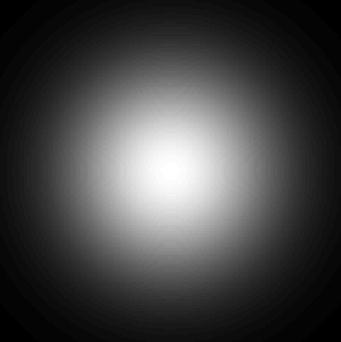
#> input picture Group_Studies/gaus2d.jpg, 341 x 342 px
$ jupyter execute --allow-errors 'Final Image Analysis Program.ipynb'
#> lines starting #> are read from the running program, lines starting #| are printed output that depends on the picture; long printed decimals are rounded
# Image Analysis for 2D Gaussian
### - Güner Aygin

This code takes a raw image of what is expected to be a Gaussian distribution, and using an optimisation function returns the optimal parameters which describe the image.

[cell 1]
import numpy as np
import matplotlib.pyplot as plt
import scipy.optimize as opt
import cv2 # required to read image

### Two-dimensional Gaussian Function

#### Circular Gaussian Function

The equation for a two-dimensional Gaussian function is given by

$$ f(x,y) = A \exp \left(- \left(\frac{(x-x_0)^2}{2 \sigma_x^2} + \frac{(y-y_0)^2}{2 \sigma_y^2} \right) \right), $$

where $A$ is the amplitude, $x_0$, $y_0$ is the centre, $\sigma_x$, $\sigma_y$ are the $x$ and $y$ spreads of the 'spot'.

The code used for the Circular Gaussian function (which we won't be using as it's not general enough) is shown below, with an example.

[cell 2]
def gaussian(height, x0, y0, sigma_x, sigma_y):
    """Returns a gaussian function with the given parameters"""
#> further down, img is the input picture: shape (342, 341); min 0, max 255, mean 68.1
    sigma_x = float(sigma_x)
    sigma_y = float(sigma_y)
    return lambda x,y: height*np.exp(
                -(((x-x0)/(1*sigma_x))**2+((y-y0)/(1*sigma_y))**2)/2) # idk if it should be 2*sigma

def twoD_Gaussian(height, amplitude, xo, yo, sigma_x, sigma_y, theta, offset):
    xo = float(xo)
    yo = float(yo)
    a = (np.cos(theta)**2)/(2*sigma_x**2) + (np.sin(theta)**2)/(2*sigma_y**2)
    b = -(np.sin(2*theta))/(4*sigma_x**2) + (np.sin(2*theta))/(4*sigma_y**2)
    c = (np.sin(theta)**2)/(2*sigma_x**2) + (np.cos(theta)**2)/(2*sigma_y**2)
    return offset + amplitude*np.exp( - (a*((x-xo)**2) + 2*b*(x-xo)*(y-yo) + c*((y-yo)**2)))

def moments(data):
    """Returns (height, x, y, width_x, width_y)
    the gaussian parameters of a 2D distribution by calculating its
    moments """
    total = data.sum()
#> total = 7942775
    X, Y = np.indices(data.shape)
    x = (X*data).sum()/total
#> x = 170.5
    y = (Y*data).sum()/total
#> y = 170
    col = data[:, int(y)]
#> col = 342 values, max 255 at index 163, min 14 at index 4, mean 132.1
    sigma_x = np.sqrt(np.abs((np.arange(col.size)-x)**2*col).sum()/col.sum())
#> sigma_x = 67.4
    row = data[int(x), :]
#> row = 341 values, max 255 at index 162, min 14 at index 335, mean 132.1
    sigma_y = np.sqrt(np.abs((np.arange(row.size)-y)**2*row).sum()/row.sum())
#> sigma_y = 67.19
    height = data.max()
#> height = 255
    return height, x, y, sigma_x, sigma_y

def fitgaussian(data):
    """Returns (height, x, y, width_x, width_y)
    the gaussian parameters of a 2D distribution found by a fit"""
    params = moments(data)
#> params = (255, 170.5, 170, 67.4, 67.19)
    errorfunction = lambda p: np.ravel(gaussian(*p)(*np.indices(data.shape)) -
                                 data)
    p, success = optimize.leastsq(errorfunction, params)
#> p = [256.5, 170.5, 170, 71.61, 71.39]; success = 1
    return p

[cell 3]
import scipy.optimize as optimize

''' Use this to create your own Gaussian Data '''
# Create the gaussian data
Xin, Yin = np.mgrid[0:201, 0:201]
data = gaussian(3, 100, 100, 20, 40)(Xin, Yin) + np.random.random(Xin.shape)

''' Actual Data from test image '''
img = cv2.imread('gaus2d.jpg',0)
fig = plt.figure(figsize=(8,8))
plt.imshow(img)

params = fitgaussian(img)
#> params = [256.5, 170.5, 170, 71.61, 71.39]
fit = gaussian(*params)

#plt.contour(fit(*np.indices(img.shape)))
ax = plt.gca()
(height, x0, y0, sigma_x, sigma_y) = params
#> height = 256.5; x0 = 170.5; y0 = 170; sigma_x = 71.61; sigma_y = 71.39
#plt.savefig('circular_gauss.jpg')
plt.show()

print(params)
#| [256.485 170.507 170.001  71.609  71.393]

#### Elliptical Gaussian Function

In general, a two-dimensional elliptical Gaussian function is expressed as

$$ f(x,y) = A \exp \left(- \left(a(x-x_0)^2 + 2b(x-x_0)(y-y_0) + c(y-y_0)^2 \right) \right),$$

where $$a = \frac{\cos^2 \theta}{2 \sigma_x^2} + \frac{\sin^2 \theta}{2 \sigma_y^2} $$

$$b = \frac{\sin 2\theta}{4 \sigma_x^2} + \frac{\sin 2\theta}{4 \sigma_y^2} $$

$$c = \frac{\sin^2 \theta}{2 \sigma_x^2} + \frac{\cos^2 \theta}{2 \sigma_y^2} $$

The code used to optimize the elliptical Gaussian function can still be used for circular functions, and so it should be the one used for the final image analysis.

[cell 4]
'''
    This is an example using a madeup elliptical Gaussian function to show
    how accurately it can optimise it
'''

def twoD_Gaussian(xdata_tuple, amplitude, xo, yo, sigma_x, sigma_y, theta, offset):
    (x,y) = xdata_tuple
    xo = float(xo)
    yo = float(yo)
    sigma_x = float(sigma_x)
    sigma_y = float(sigma_y)
    theta = float(theta)
    a = (np.cos(theta)**2)/(2*sigma_x**2) + (np.sin(theta)**2)/(2*sigma_y**2)
    b = -(np.sin(2*theta))/(4*sigma_x**2) + (np.sin(2*theta))/(4*sigma_y**2)
    c = (np.sin(theta)**2)/(2*sigma_x**2) + (np.cos(theta)**2)/(2*sigma_y**2)
    return (offset + amplitude*np.exp( - (a*((x-xo)**2) + 2*b*(x-xo)*(y-yo)
                            + c*((y-yo)**2)))).flatten()

# Create x and y indices
x = np.linspace(0, 200, 201)
y = np.linspace(0, 200, 201)
x, y = np.meshgrid(x, y)

#create data
data = twoD_Gaussian((x, y), 3, 100, 100, 20, 40, 40, 10)

initial_guess = (10,100,100,20,40,40,10)

data_noisy = data + 0.2*np.random.normal(size=data.shape)

# Fitting the data
popt, pcov = opt.curve_fit(twoD_Gaussian, (x, y), data_noisy, p0=initial_guess)

data_fitted = twoD_Gaussian((x, y), *popt)

(amplitude, x0, y0, sigma_x, sigma_y, theta, offset) = popt

# plot twoD_Gaussian data generated above and the contour fit
fig = plt.figure(figsize=(10,10))
plt.imshow(data.reshape(201, 201))
plt.colorbar(shrink=0.8)
plt.contour(data_fitted.reshape(201,201))

plt.savefig('ellip_gauss.jpg')
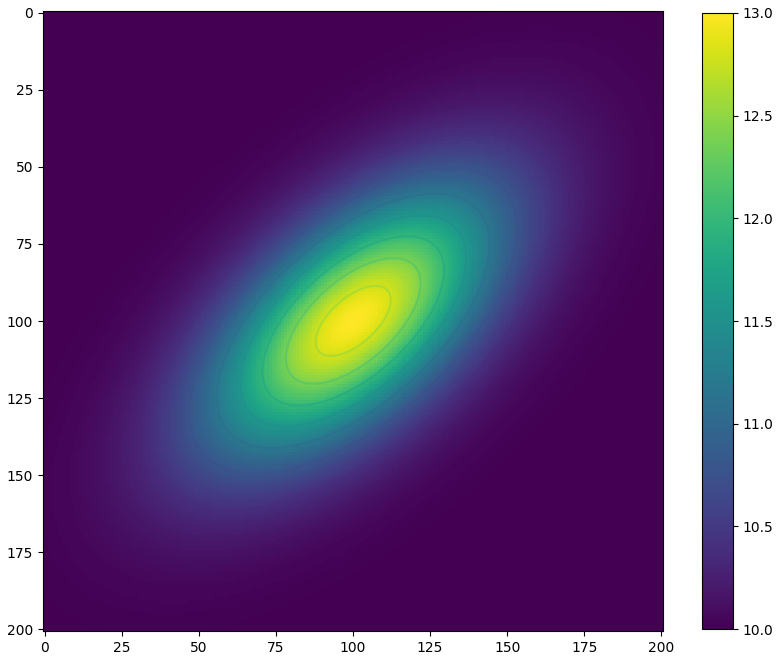
#> figure drawn by matplotlib, 2 panels
plt.show()

print(popt)

[cell 5]
''' This uses the same image as was used in the circular Gaussian code '''

# Create x and y indices
x = np.linspace(0, 339, 341)
y = np.linspace(0, 340, 342)
x, y = np.meshgrid(x, y)

initial_guess = (250,170,170,72,72,3,1)
# Amplitude, x0, y0, sigma_x, sigma_y, theta, offset

# Fitting the data
popt, pcov = opt.curve_fit(twoD_Gaussian, (x,y), img.flatten(), p0=initial_guess)
#> popt = [256.9, 169.5, 170, 71.9, 71.68, 31483.5, -1.13]
# image data needs to be flattened for code to work

data_fitted = twoD_Gaussian((x, y), *popt)

(amplitude, x0, y0, sigma_x, sigma_y, theta, offset) = popt
#> amplitude = 256.9; x0 = 169.5; sigma_x = 71.9; sigma_y = 71.68; theta = 31483.5; offset = -1.13

# plot twoD_Gaussian data generated above and the contour fit
fig = plt.figure(figsize=(10,10))
plt.imshow(img.reshape(342, 341))
plt.colorbar(shrink=0.8)
plt.contour(data_fitted.reshape(342,341))

plt.savefig('circular gauss 2.jpg')
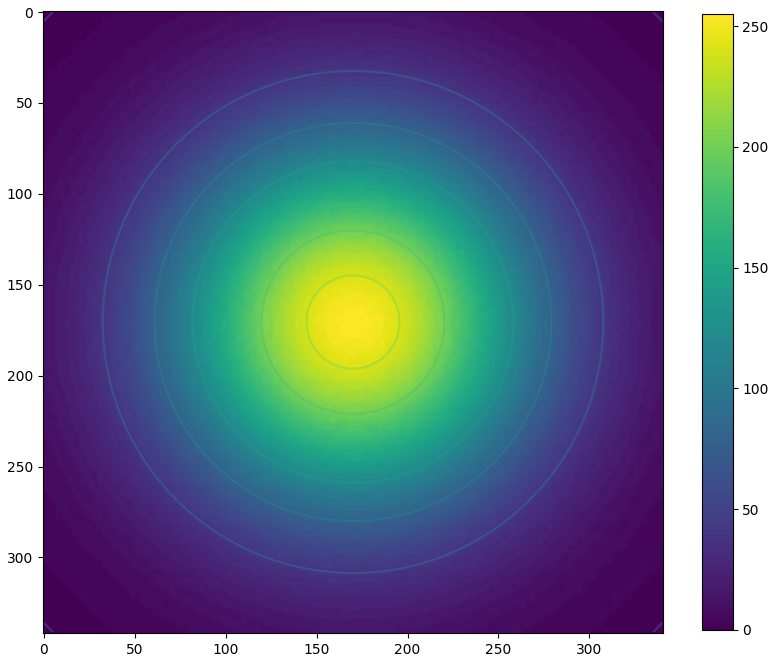
#> figure drawn by matplotlib, 2 panels
plt.show()

print(popt)
#| [ 2.56880520e+02  1.69501221e+02  1.70006826e+02  7.19014584e+01
#|   7.16830489e+01  3.14835061e+04 -1.12554225e+00]

[cell 6]
# Residuals for 2D Gaussian in just 1d.

best_fit = twoD_Gaussian((x, y), popt[0], popt[1], popt[2], popt[3], popt[4], popt[5], popt[6])
residuals = img.flatten() - best_fit
fig = plt.figure(figsize=(8,4.5))
plt.scatter(np.linspace(0,116622,116622),residuals, color='red',marker='.')
plt.plot(np.linspace(0,200,200), np.zeros(200), 'k--')
plt.ylabel('$O_i - C_i$', size=10)
plt.xticks(size=10)
plt.yticks(size=10)
plt.show()
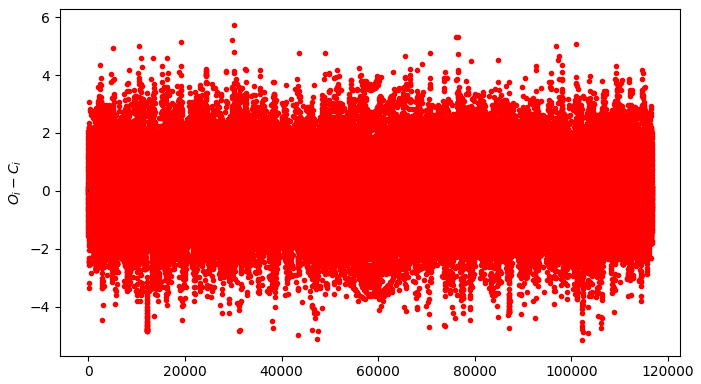
#> figure drawn by matplotlib, 1 panel

[cell 7]
(1 - params[0]/popt[0])*100
(1 - params[4]/popt[4])*100
#> Out = 0.405

## 3D Plotting of Fitted Gaussian

https://likegeeks.com/3d-plotting-in-python/

#> (a cell that did not finish here is left out)

# Image Analysis for 1D Gaussian

The 2D Gaussian optimization should be a lot more difficult than a 1D Gaussian optimizer. For completeness I will create a fitting plot for 1D.

### Plotting 1D Gaussian

[cell 9]
#### Plotting for an image ####
column_average = np.array([np.sum(img[:,n])/len(img[:,n]) for n in range(341)])
#> column_average = 341 values, max 132.2 at index 168, min 7.16 at index 0, mean 68.11
row_average = np.array([np.sum(img[n,:])/len(img[n,:]) for n in range(341)])
#> row_average = 341 values, max 132.2 at index 168, min 7.14 at index 0, mean 68.29
data_average1 = column_average + row_average # value of this does not affect sigma
#> data_average1 = 341 values, max 264.4 at index 168, min 14.3 at index 0, mean 136.4

x_values1 = np.arange(1,342)

plt.plot(x_values1, data_average1)
plt.show()
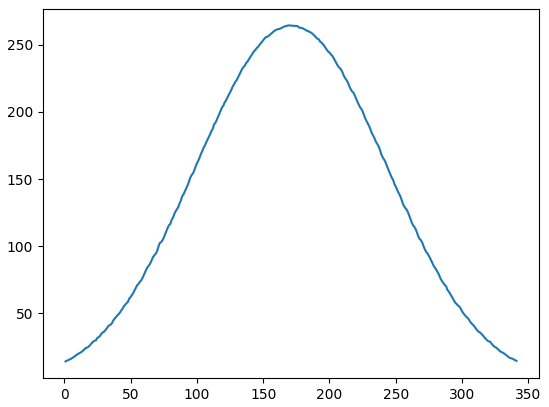
#> figure drawn by matplotlib, 1 panel; curve peaks at x = 169, y = 264.4

#### Plotting for the created data ####
data = data.reshape(201,201)
column_average = np.array([np.sum(data[:,n])/len(data[:,n]) for n in range(201)])
row_average = np.array([np.sum(data[n,:])/len(data[n,:]) for n in range(201)])
data_average2 = column_average + row_average

x_values2 = np.arange(201)

plt.plot(x_values2, data_average2)
plt.show()
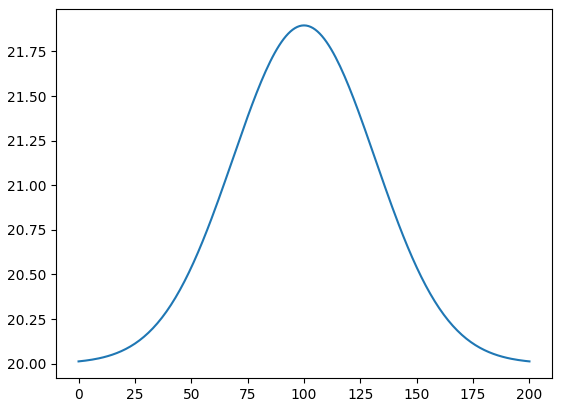
#> figure drawn by matplotlib, 1 panel; curve peaks at x = 100, y = 21.9

### 1D Gaussian Function

In 1D the Gaussian function has the form:

$$ g(x) = \frac{A}{\sigma \sqrt{2 \pi}} e^{-\left(\frac{(x-\mu)^2}{2 \sigma^2}\right)}, $$

where A is the amplitude, $\mu$ is the mean, and $\sigma$ is the standard deviation in $x$.

[cell 10]
def oneD_gauss(x, mu, sigma, A, c):
    return  c + A*np.exp(-((x-mu)**2)/(2*sigma**2)) * 1/(sigma * np.sqrt(2*np.pi))

initial_guess = (170, 70, 250, 0)
popt, pcov = opt.curve_fit(oneD_gauss, x_values1, data_average1, p0=initial_guess)
#> popt = [171.3, 72.11, 48231.4, -2.49]; pcov = [[0.000175, -4.77e-07, -0.000599, 1.76e-06], [-4.77e-07, 0.00113, 1.15, -0.00306], [-0.000599, 1.15, 1308.4, -3.51], [1.76e-06, -0.00306, -3.51, 0.00986]]

fig = plt.figure(figsize=(8,8))

print(popt[1])
#| 72.111
plt.plot(x_values1, data_average1)
plt.plot(x_values1, oneD_gauss(x_values1, popt[0], popt[1], popt[2], popt[3]))
plt.show()
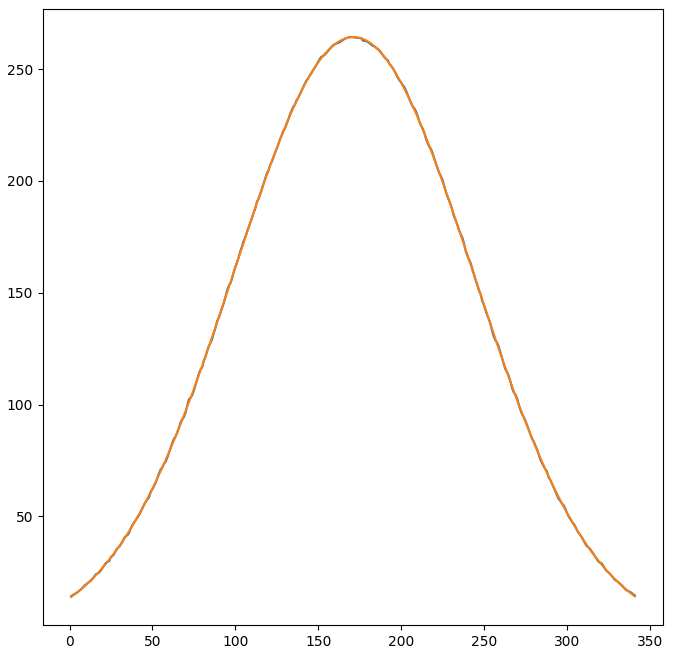
#> figure drawn by matplotlib, 1 panel; curve peaks at x = 169, y = 264.4; curve peaks at x = 171, y = 264.3

best_fit = oneD_gauss(x_values1, popt[0], popt[1], popt[2], popt[3])
#> best_fit = 341 values, max 264.3 at index 170, min 13.94 at index 0, mean 136.4
residuals = data_average1 - best_fit
#> residuals = 341 values, max 1.31 at index 71, min -1.05 at index 255, mean 1.77e-08
fig = plt.figure(figsize=(8,4.5))
plt.scatter(x_values1,residuals, color='red',marker='.')
plt.plot(np.linspace(0,341,341), np.zeros(341), 'k--')
plt.ylabel('$O_i - C_i$', size=10)
plt.xticks(size=10)
plt.yticks(size=10)
plt.show()
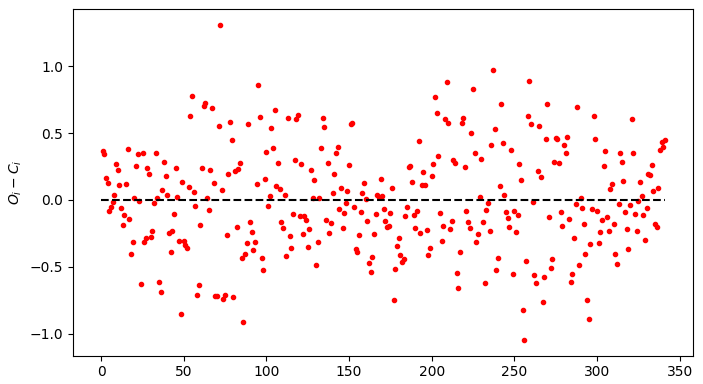
#> figure drawn by matplotlib, 1 panel

fig = plt.figure(figsize=(8,8))

initial_guess = (100, 30, 22, 20)
popt2, pcov2 = opt.curve_fit(oneD_gauss, x_values2, data_average2, p0=initial_guess)

plt.plot(x_values2, data_average2)
plt.plot(x_values2, oneD_gauss(x_values2, popt2[0], popt2[1], popt2[2], popt2[3]))
plt.show()
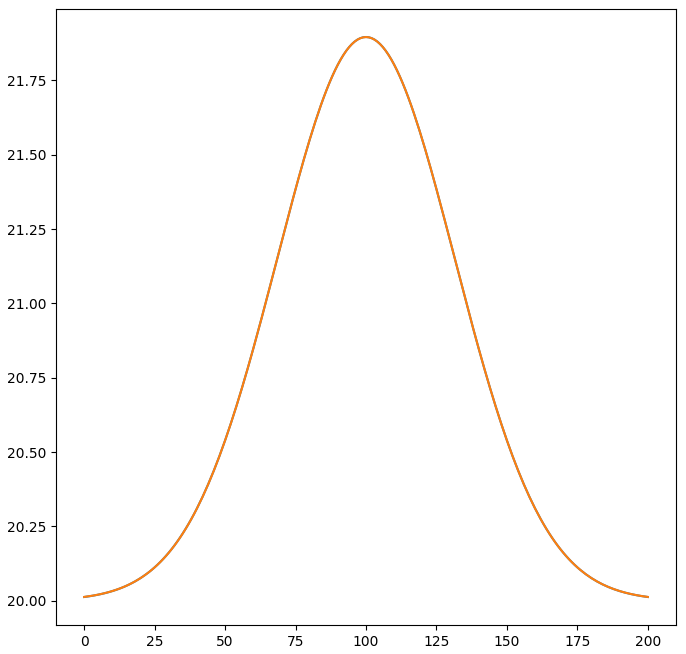
#> figure drawn by matplotlib, 1 panel; curve peaks at x = 100, y = 21.9; curve peaks at x = 100, y = 21.9

best_fit2 = oneD_gauss(x_values2, popt2[0], popt2[1], popt2[2], popt2[3])
residuals = data_average2 - best_fit2
fig = plt.figure(figsize=(8,4.5))
plt.scatter(x_values2,residuals, color='red',marker='.')
plt.plot(np.linspace(0,200,200), np.zeros(200), 'k--')
plt.ylabel('$O_i - C_i$', size=10)
plt.xticks(size=10)
plt.yticks(size=10)
plt.show()
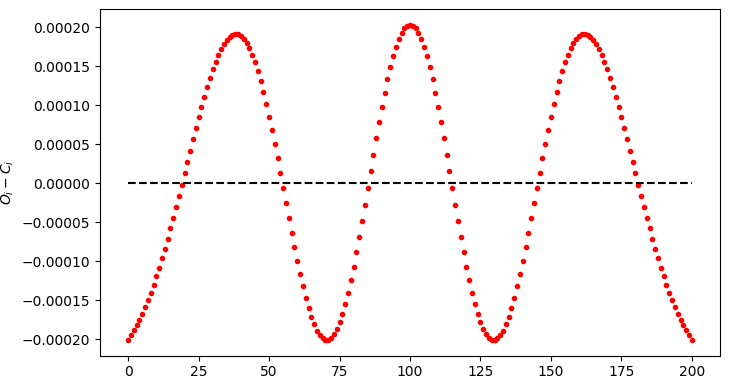
#> figure drawn by matplotlib, 1 panel

Note that the shape of the final residuals is due to the resolution used when calculating the function. As you can see, the residual values are very small. This is because the data we are fitting is a perfect Gaussian which we have coded above.

When we compare the value of $\mu$ and the values of $x_0$ and $y_0$ for the second graph, we see that they are very similar. For $\sigma$, we see that the value obtained is very close to the average of $\sigma_x$ and $\sigma_y$ from the 2D Gaussian.

# Time of Flight Measurement of Cold Atoms

https://iopscience.iop.org/article/10.1088/1464-4266/4/1/310/pdf

We can measure the temperature of the cold atoms using a method known as 'time of flight' measurement (TOF).

The velocity of the trapped atoms is described by the Maxwell-Boltzmann distribution:

$$ f(v) = \frac{1}{v \sqrt{2 \pi}} \exp{\left(-\frac{m v_x^2}{2 v_{rms}}\right)} $$

$$ v = \sqrt{\frac{k_B T}{M}} $$

where $v$ is the square root of the average square velocity.

The Gaussian standard distribution $\sigma$, which is asociated with the velocity distribution of the atom cloud, is related to the temperature $T$ of the atoms.

# Camera Test

Our camera outputs an image of size 1280 x 960 pixels, with each pixel having a size of 3$\mu$m by $3\mu$m. However the saved images have an array shape of (960, 1280, 3). The final value of 3 refers to each of the RGB values of the image.

These RGB values are unnecessary for plotting the intensity distribution of the gas cloud. Using the package 'skimage' we can convert the RGB image to greyscale, so that we obtain a two-dimensional array which we can then use to fit to the Gaussian.

[cell 11]
test = cv2.imread('camtest1.jpg')
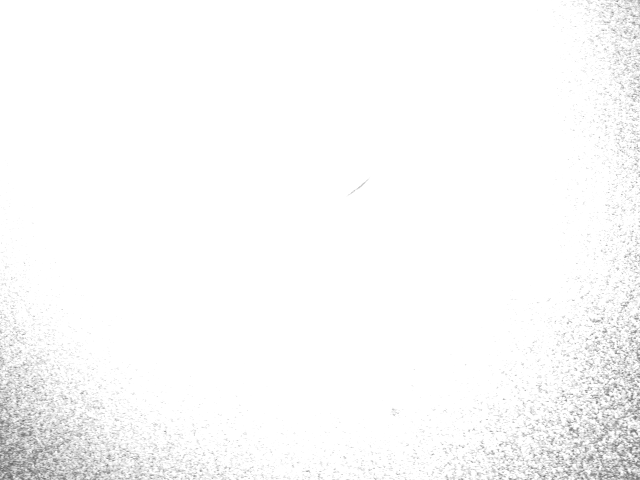
#> input picture Group_Studies/camtest1.jpg, 1280 x 960 px (shown at 1/2 size)
#> test is the input picture: shape (960, 1280, 3); min 91, max 255, mean 250.2
np.shape(test)
#> Out = (960, 1280, 3)

[cell 12]
from skimage import data
from skimage.color import rgb2gray

test_grey = rgb2gray(test)
np.shape(test_grey)
#> Out = (960, 1280)
